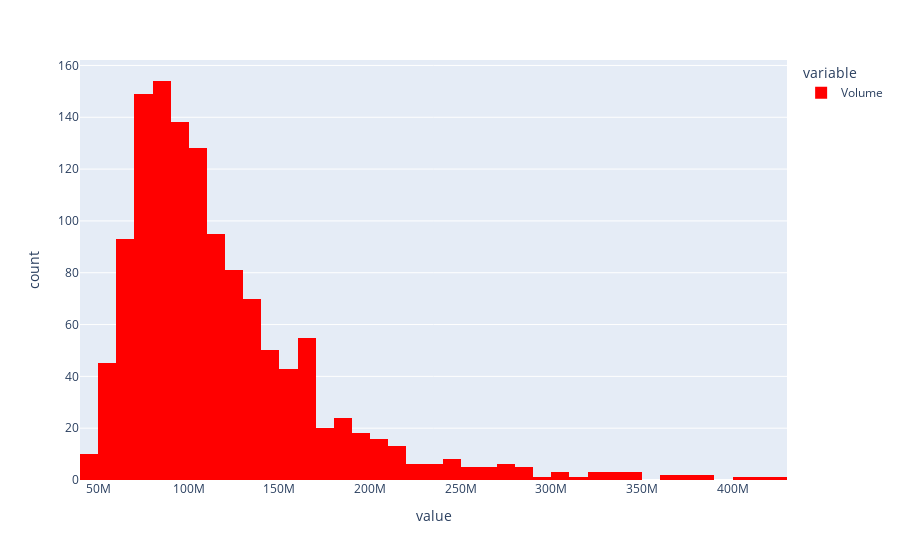

Source (notebook cell):
### Markdown cell above
#### View of the Volume histogram from Apple showing the count and volume of the stocks being traded.

### Code cell
fig1

### Figure 1 — Plotly figure (JSON) as saved in the notebook; plotly's stock layout.template omitted (floating-point values rounded to 4 significant figures; data arrays with more than 128 entries replaced by an {"elided": "..."} marker saying what was removed)
{"data": [{"alignmentgroup": "True", "bingroup": "x", "hovertemplate": "variable=Volume<br>value=%{x}<br>count=%{y}<extra></extra>", "legendgroup": "Volume", "marker": {"color": "red", "pattern": {"shape": ""}}, "name": "Volume", "offsetgroup": "Volume", "orientation": "v", "showlegend": true, "type": "histogram", "x": {"elided": "1266 int values"}, "xaxis": "x", "yaxis": "y"}], "layout": {"barmode": "relative", "legend": {"title": {"text": "variable"}, "tracegroupgap": 0}, "margin": {"t": 60}, "xaxis": {"anchor": "y", "domain": [0, 1], "title": {"text": "value"}}, "yaxis": {"anchor": "x", "domain": [0, 1], "title": {"text": "count"}}}}
